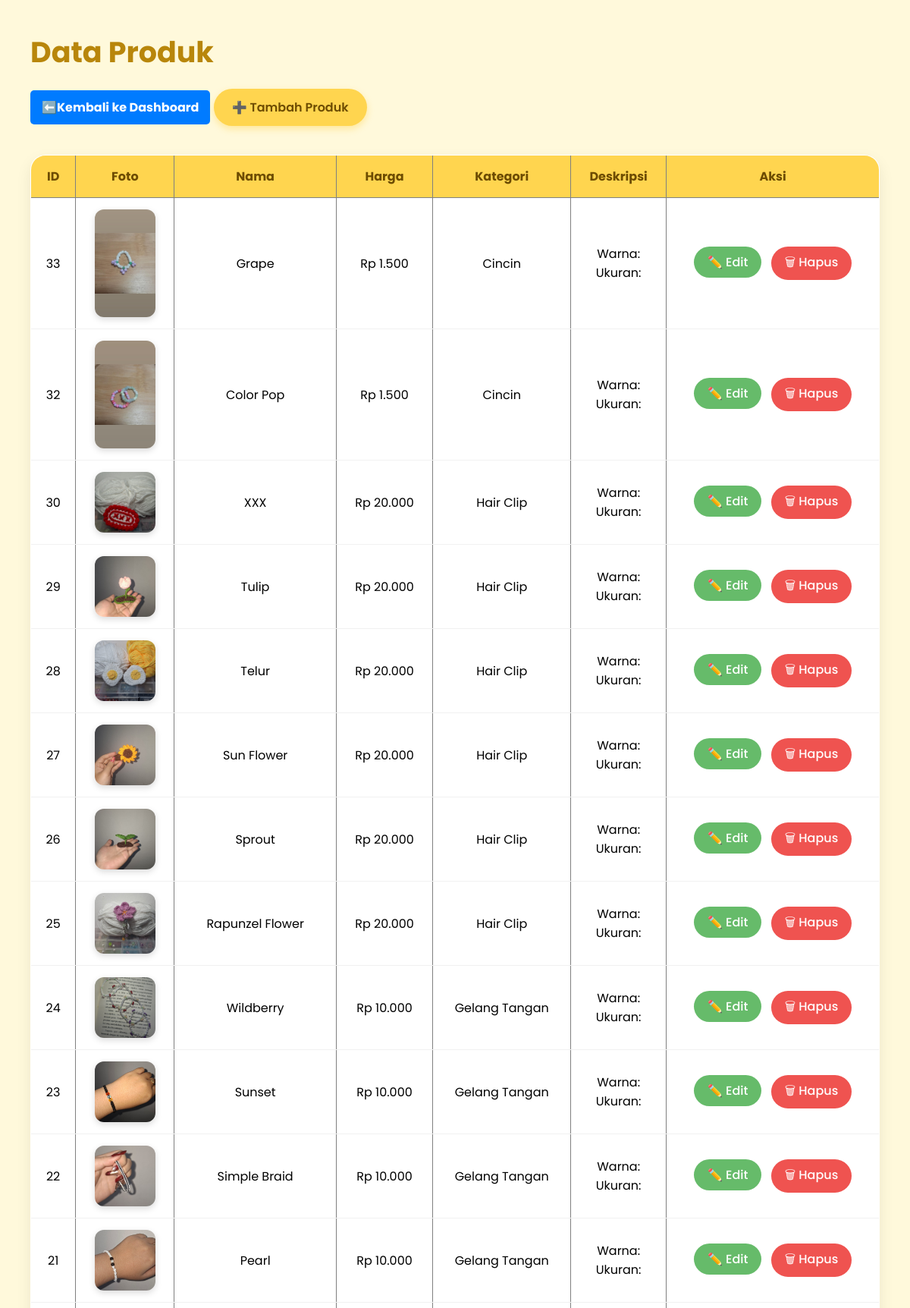
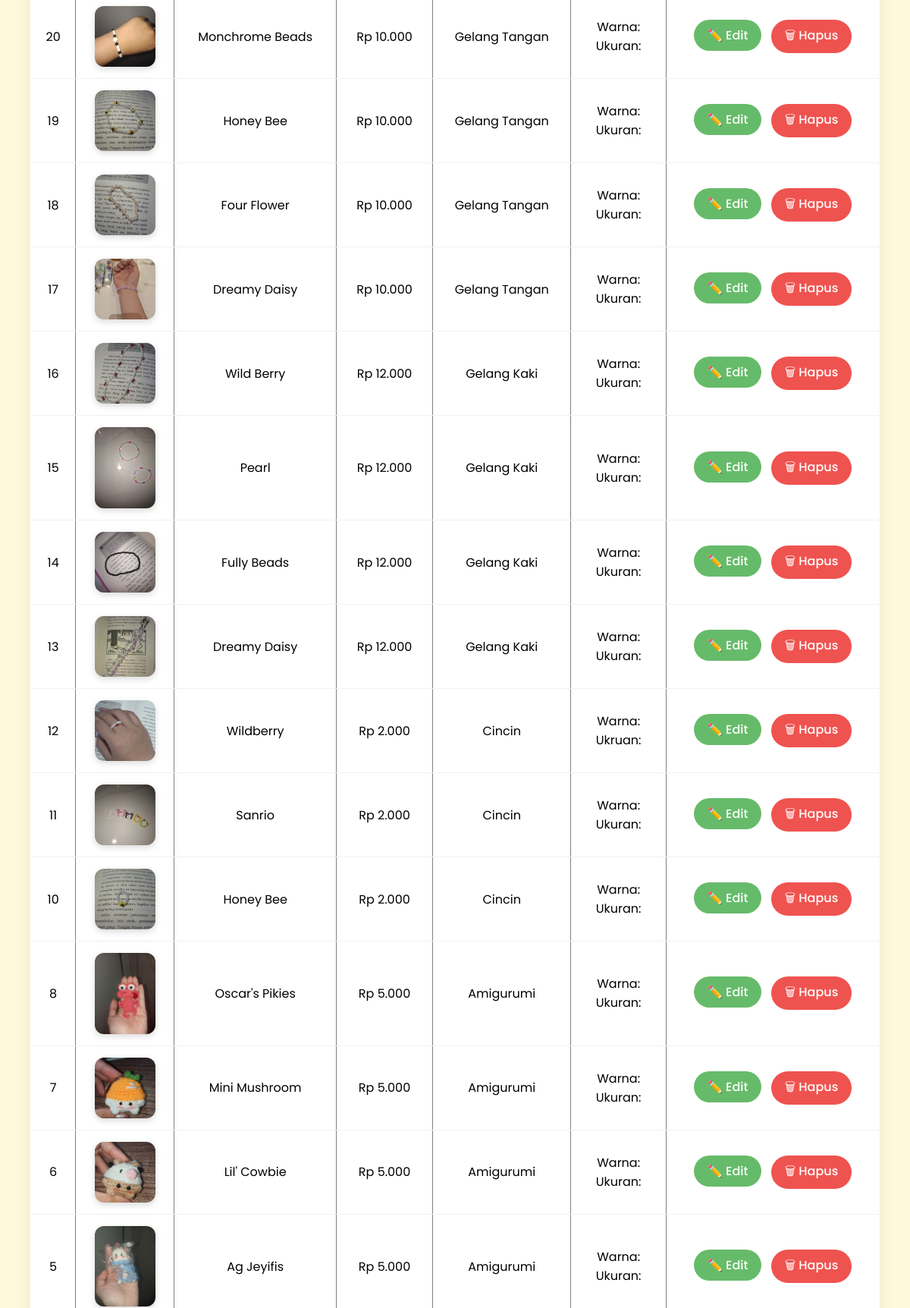
/admin/products.php (upper part), run on the app's committed database (2 pictures, top to bottom).
### tables this page shows
CREATE TABLE `product` (
  `id` int(100) NOT NULL,
  `name` varchar(50) NOT NULL,
  `description` text NOT NULL,
  `price` double NOT NULL,
  `photo` varchar(255) NOT NULL,
  `category` varchar(20) NOT NULL
);

### admin/products.php (the view, shortened to what this page needs)
<?php
include "../koneksi.php";
$query = mysqli_query(
    $conn,
    "SELECT * FROM product ORDER BY id DESC"
);
?>
<link rel="stylesheet" href="../css/produk.css">
<h2>Data Produk</h2>
<a href="dashboard.php"
   style="
    display:inline-block;
    margin-bottom:15px;
    padding:10px 15px;
    background:#007bff;
    color:white;
    text-decoration:none;
    border-radius:5px;
    font-weight:bold;
   ">
   ⬅️Kembali ke Dashboard
</a>
<a href="tambah_produk.php" class="btn-tambah">
    ➕ Tambah Produk
</a>
<table border="1" cellpadding="10">
<tr>
    <th>ID</th>
    <th>Foto</th>
    <th>Nama</th>
    <th>Harga</th>
    <th>Kategori</th>
    <th>Deskripsi</th>
    <th>Aksi</th>
</tr>
<?php while($row=mysqli_fetch_assoc($query)){ ?>
<tr>
<td><?= $row['id'] ?></td>
<td>
    <img src="../images/<?= $row['photo'] ?>" width="80">
</td>
<td><?= $row['name'] ?></td>
<td>
    Rp <?= number_format($row['price'],0,',','.') ?>
</td>
<td><?= $row['category'] ?></td>
<td>
    <?= nl2br($row['description']) ?>
<td>
<a href="edit_produk.php?id=<?= $row['id'] ?>"
   class="btn-edit">
   ✏️ Edit
</a>
<a href="hapus_produk.php?id=<?= $row['id'] ?>"
   class="btn-hapus"
   onclick="return confirm('Hapus produk?')">
   🗑 Hapus
</a>
</td>
</td>
</tr>
<?php } ?>
</table>

### css/produk.css (style rules this page uses)
* { margin:0; padding:0; box-sizing:border-box; font-family:'Poppins',sans-serif; }
h2 { color:#b8860b; font-size:38px; margin-bottom:20px; }
.btn-tambah { display:inline-block; background:#ffd54f; color:#6d4c00; text-decoration:none; padding:12px 24px; border-radius:999px; font-weight:600; box-shadow:0 4px 10px rgba(255,193,7,.3); transition:.3s; }
table { width:100%; border-collapse:collapse; background:white; border-radius:20px; overflow:hidden; box-shadow:0 8px 20px rgba(0,0,0,.08); }
th { background:#ffd54f; color:#6d4c00; padding:15px; text-align:center; font-size:16px; }
td { padding:15px; text-align:center; border-bottom:1px solid #f1f1f1; }
img { border-radius:12px; object-fit:cover; box-shadow:0 3px 8px rgba(0,0,0,.15); }
.btn-edit { display:inline-block; background:#66bb6a; color:white; text-decoration:none; padding:8px 18px; border-radius:999px; font-weight:500; transition:.3s; }
.btn-hapus { display:inline-block; background:#ef5350; color:white; text-decoration:none; padding:8px 18px; border-radius:999px; font-weight:500; transition:.3s; }
.btn-edit { margin-right:8px; }

### data on the page
product: id "33", photo (picture), name "Grape", price "1.500", category "Cincin", description "Warna: Ukuran:"
product: id "32", photo (picture), name "Color Pop", price "1.500", category "Cincin", description "Warna: Ukuran:"
product: id "30", photo (picture), name "XXX", price "20.000", category "Hair Clip", description "Warna: Ukuran:"
product: id "29", photo (picture), name "Tulip", price "20.000", category "Hair Clip", description "Warna: Ukuran:"
product: id "28", photo (picture), name "Telur", price "20.000", category "Hair Clip", description "Warna: Ukuran:"
product: id "27", photo (picture), name "Sun Flower", price "20.000", category "Hair Clip", description "Warna: Ukuran:"
product: id "26", photo (picture), name "Sprout", price "20.000", category "Hair Clip", description "Warna: Ukuran:"
product: id "25", photo (picture), name "Rapunzel Flower", price "20.000", category "Hair Clip", description "Warna: Ukuran:"
product: id "24", photo (picture), name "Wildberry", price "10.000", category "Gelang Tangan", description "Warna: Ukuran:"
product: id "23", photo (picture), name "Sunset", price "10.000", category "Gelang Tangan", description "Warna: Ukuran:"
product: id "22", photo (picture), name "Simple Braid", price "10.000", category "Gelang Tangan", description "Warna: Ukuran:"
product: id "21", photo (picture), name "Pearl", price "10.000", category "Gelang Tangan", description "Warna: Ukuran:"
product: id "20", photo (picture), name "Monchrome Beads", price "10.000", category "Gelang Tangan", description "Warna: Ukuran:"
product: id "19", photo (picture), name "Honey Bee", price "10.000", category "Gelang Tangan", description "Warna: Ukuran:"
product: id "18", photo (picture), name "Four Flower", price "10.000", category "Gelang Tangan", description "Warna: Ukuran:"
product: id "17", photo (picture), name "Dreamy Daisy", price "10.000", category "Gelang Tangan", description "Warna: Ukuran:"
product: id "16", photo (picture), name "Wild Berry", price "12.000", category "Gelang Kaki", description "Warna: Ukuran:"
product: id "15", photo (picture), name "Pearl", price "12.000", category "Gelang Kaki", description "Warna: Ukuran:"
product: id "14", photo (picture), name "Fully Beads", price "12.000", category "Gelang Kaki", description "Warna: Ukuran:"
product: id "13", photo (picture), name "Dreamy Daisy", price "12.000", category "Gelang Kaki", description "Warna: Ukuran:"
product: id "12", photo (picture), name "Wildberry", price "2.000", category "Cincin", description "Warna: Ukruan:"
product: id "11", photo (picture), name "Sanrio", price "2.000", category "Cincin", description "Warna: Ukuran:"
product: id "10", photo (picture), name "Honey Bee", price "2.000", category "Cincin", description "Warna: Ukuran:"
product: id "8", photo (picture), name "Oscar's Pikies", price "5.000", category "Amigurumi", description "Warna: Ukuran:"
product: id "7", photo (picture), name "Mini Mushroom", price "5.000", category "Amigurumi", description "Warna: Ukuran:"
product: id "6", photo (picture), name "Lil' Cowbie", price "5.000", category "Amigurumi", description "Warna: Ukuran:"
product: id "5", photo (picture), name "Ag Jeyifis", price "5.000", category "Amigurumi", description "Warna: Ukuran:"
